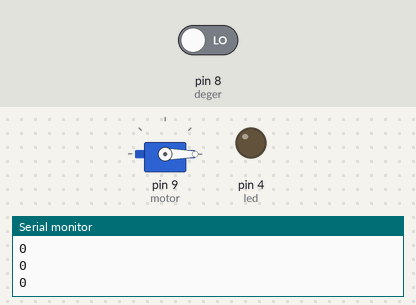
Recording of a sketch running on a simulated Arduino Uno, built with avr-gcc and run on an emulated ATmega328P. Shown: servo, output pins drawn as LEDs (lit = HIGH), the last lines printed to the serial monitor. Inputs (shaded band) come from the test bench; at power-on: pin 8 (deger) LOW.

Above: at 1.3 s.
1.4 s: pin 8 (deger) driven HIGH
At 2.9 s:
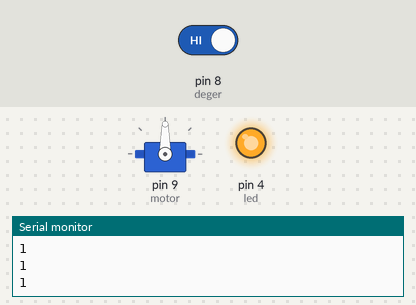
3.2 s: pin 8 (deger) driven LOW
At 4.0 s:
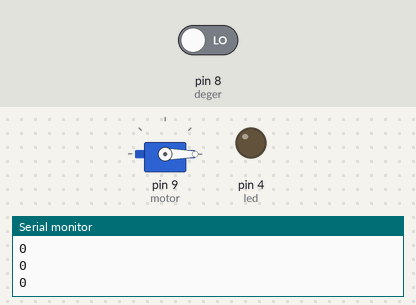
Timing chart, 0 to 6.2 s (numbered marks = the images above; inputs shaded):
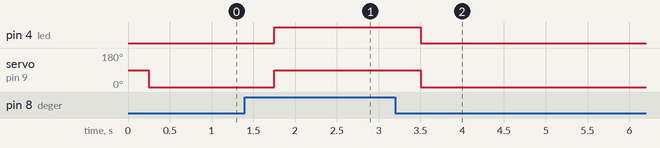

The sketch:

Hareket_sensor_.ino
```cpp
#include <Servo.h>

#define deger 8
#define led 4
int hareket;

Servo motor;

void setup() {
  pinMode(deger,INPUT);
  pinMode(led,OUTPUT);
  motor.attach(9);
  Serial.begin(9600);

}

void loop() {
  hareket = digitalRead(deger);
  Serial.println(hareket);
  delay(250);

  if (hareket == HIGH){
    digitalWrite(led,HIGH);
    motor.write(90);
  }
  else{
    digitalWrite(led,LOW);
    motor.write(0);
  }
}
```

Measured:
- after the input at 1.4 s, pin 4 (led): LOW → HIGH after 0.35 s; servo on pin 9 (motor): 0° → 90° after 0.35 s
- after the input at 3.2 s, pin 4 (led): HIGH → LOW after 0.30 s; servo on pin 9 (motor): 90° → 0° after 0.30 s
